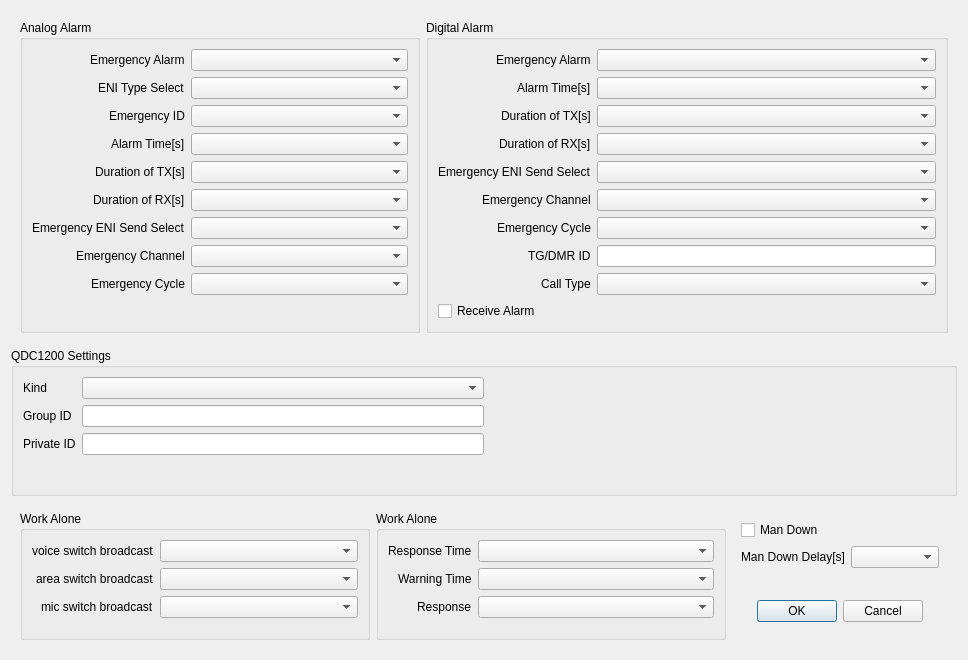
<?xml version="1.0" encoding="UTF-8"?>
<ui version="4.0">
 <class>AlertSettingsDialog</class>
 <widget class="QDialog" name="AlertSettingsDialog">
  <property name="geometry">
   <rect>
    <x>0</x>
    <y>0</y>
    <width>968</width>
    <height>660</height>
   </rect>
  </property>
  <property name="windowTitle">
   <string>Emergency Information</string>
  </property>
  <layout class="QVBoxLayout" name="verticalLayout">
   <item>
    <widget class="QWidget" name="widget" native="true">
     <layout class="QHBoxLayout" name="horizontalLayout">
      <item>
       <widget class="QGroupBox" name="groupBox">
        <property name="minimumSize">
         <size>
          <width>400</width>
          <height>0</height>
         </size>
        </property>
        <property name="title">
         <string>Analog Alarm</string>
        </property>
        <layout class="QHBoxLayout" name="horizontalLayout_4">
         <item>
          <layout class="QFormLayout" name="formLayout">
           <property name="labelAlignment">
            <set>Qt::AlignmentFlag::AlignRight|Qt::AlignmentFlag::AlignTrailing|Qt::AlignmentFlag::AlignVCenter</set>
           </property>
           <item row="0" column="0">
            <widget class="QLabel" name="label">
             <property name="text">
              <string>Emergency Alarm</string>
             </property>
            </widget>
           </item>
           <item row="1" column="0">
            <widget class="QLabel" name="label_2">
             <property name="text">
              <string>ENI Type Select</string>
             </property>
            </widget>
           </item>
           <item row="2" column="0">
            <widget class="QLabel" name="label_3">
             <property name="text">
              <string>Emergency ID</string>
             </property>
            </widget>
           </item>
           <item row="3" column="0">
            <widget class="QLabel" name="label_4">
             <property name="text">
              <string>Alarm Time[s]</string>
             </property>
            </widget>
           </item>
           <item row="4" column="0">
            <widget class="QLabel" name="label_5">
             <property name="text">
              <string>Duration of TX[s]</string>
             </property>
            </widget>
           </item>
           <item row="5" column="0">
            <widget class="QLabel" name="label_6">
             <property name="text">
              <string>Duration of RX[s]</string>
             </property>
            </widget>
           </item>
           <item row="6" column="0">
            <widget class="QLabel" name="label_7">
             <property name="text">
              <string>Emergency ENI Send Select</string>
             </property>
            </widget>
           </item>
           <item row="7" column="0">
            <widget class="QLabel" name="label_8">
             <property name="text">
              <string>Emergency Channel</string>
             </property>
            </widget>
           </item>
           <item row="8" column="0">
            <widget class="QLabel" name="label_9">
             <property name="text">
              <string>Emergency Cycle</string>
             </property>
            </widget>
           </item>
           <item row="0" column="1">
            <widget class="QComboBox" name="analogEmergencyAlarmCmbx"/>
           </item>
           <item row="1" column="1">
            <widget class="QComboBox" name="analogEniSelectCmbx"/>
           </item>
           <item row="2" column="1">
            <widget class="QComboBox" name="analogEmergencyIdCmbx"/>
           </item>
           <item row="3" column="1">
            <widget class="QComboBox" name="analogAlarmTimeCmbx"/>
           </item>
           <item row="5" column="1">
            <widget class="QComboBox" name="analogRxDurationCmbx"/>
           </item>
           <item row="4" column="1">
            <widget class="QComboBox" name="analogTxDurationCmbx"/>
           </item>
           <item row="6" column="1">
            <widget class="QComboBox" name="analogEniSendSelectCmbx"/>
           </item>
           <item row="7" column="1">
            <widget class="QComboBox" name="analogEmergencyChannelCmbx"/>
           </item>
           <item row="8" column="1">
            <widget class="QComboBox" name="analogEmergencyCycleCmbx"/>
           </item>
          </layout>
         </item>
        </layout>
       </widget>
      </item>
      <item>
       <widget class="QGroupBox" name="groupBox_2">
        <property name="minimumSize">
         <size>
          <width>400</width>
          <height>0</height>
         </size>
        </property>
        <property name="title">
         <string>Digital Alarm</string>
        </property>
        <layout class="QVBoxLayout" name="verticalLayout_2">
         <item>
          <layout class="QFormLayout" name="formLayout_2">
           <property name="labelAlignment">
            <set>Qt::AlignmentFlag::AlignRight|Qt::AlignmentFlag::AlignTrailing|Qt::AlignmentFlag::AlignVCenter</set>
           </property>
           <item row="0" column="0">
            <widget class="QLabel" name="label_10">
             <property name="text">
              <string>Emergency Alarm</string>
             </property>
            </widget>
           </item>
           <item row="1" column="0">
            <widget class="QLabel" name="label_11">
             <property name="text">
              <string>Alarm Time[s]</string>
             </property>
            </widget>
           </item>
           <item row="2" column="0">
            <widget class="QLabel" name="label_12">
             <property name="text">
              <string>Duration of TX[s]</string>
             </property>
            </widget>
           </item>
           <item row="3" column="0">
            <widget class="QLabel" name="label_13">
             <property name="text">
              <string>Duration of RX[s]</string>
             </property>
            </widget>
           </item>
           <item row="4" column="0">
            <widget class="QLabel" name="label_14">
             <property name="text">
              <string>Emergency ENI Send Select</string>
             </property>
            </widget>
           </item>
           <item row="5" column="0">
            <widget class="QLabel" name="label_15">
             <property name="text">
              <string>Emergency Channel</string>
             </property>
            </widget>
           </item>
           <item row="6" column="0">
            <widget class="QLabel" name="label_16">
             <property name="text">
              <string>Emergency Cycle</string>
             </property>
            </widget>
           </item>
           <item row="7" column="0">
            <widget class="QLabel" name="label_17">
             <property name="text">
              <string>TG/DMR ID</string>
             </property>
            </widget>
           </item>
           <item row="8" column="0">
            <widget class="QLabel" name="label_18">
             <property name="text">
              <string>Call Type</string>
             </property>
            </widget>
           </item>
           <item row="0" column="1">
            <widget class="QComboBox" name="digitalEmergencyAlarmCmbx"/>
           </item>
           <item row="1" column="1">
            <widget class="QComboBox" name="digitalAlarmTimeCmbx"/>
           </item>
           <item row="2" column="1">
            <widget class="QComboBox" name="digitalTxDurationCmbx"/>
           </item>
           <item row="3" column="1">
            <widget class="QComboBox" name="digitalRxDurationCmbx"/>
           </item>
           <item row="4" column="1">
            <widget class="QComboBox" name="digitalEniSendSelectCmbx"/>
           </item>
           <item row="5" column="1">
            <widget class="QComboBox" name="digitalEmergencyChannelCmbx"/>
           </item>
           <item row="6" column="1">
            <widget class="QComboBox" name="digitalEmergencyCycleCmbx"/>
           </item>
           <item row="8" column="1">
            <widget class="QComboBox" name="digitalCallTypeCmbx"/>
           </item>
           <item row="7" column="1">
            <widget class="QLineEdit" name="digitalTgDmrIdTxt"/>
           </item>
          </layout>
         </item>
         <item>
          <widget class="QCheckBox" name="receiveAlarmChbx">
           <property name="text">
            <string>Receive Alarm</string>
           </property>
          </widget>
         </item>
        </layout>
       </widget>
      </item>
     </layout>
    </widget>
   </item>
   <item>
    <widget class="QGroupBox" name="qdcSettings">
     <property name="title">
      <string>QDC1200 Settings</string>
     </property>
     <layout class="QHBoxLayout" name="horizontalLayout_5">
      <item>
       <layout class="QFormLayout" name="formLayout_3">
        <item row="0" column="0">
         <widget class="QLabel" name="label_26">
          <property name="text">
           <string>Kind</string>
          </property>
         </widget>
        </item>
        <item row="1" column="0">
         <widget class="QLabel" name="label_27">
          <property name="text">
           <string>Group ID</string>
          </property>
         </widget>
        </item>
        <item row="2" column="0">
         <widget class="QLabel" name="label_28">
          <property name="text">
           <string>Private ID</string>
          </property>
         </widget>
        </item>
        <item row="0" column="1">
         <widget class="QComboBox" name="qdcKindCmbx"/>
        </item>
        <item row="1" column="1">
         <widget class="QLineEdit" name="qdcGroupId">
          <property name="maxLength">
           <number>3</number>
          </property>
         </widget>
        </item>
        <item row="2" column="1">
         <widget class="QLineEdit" name="qdcPrivateId">
          <property name="maxLength">
           <number>4</number>
          </property>
         </widget>
        </item>
       </layout>
      </item>
      <item>
       <spacer name="horizontalSpacer_3">
        <property name="orientation">
         <enum>Qt::Orientation::Horizontal</enum>
        </property>
        <property name="sizeHint" stdset="0">
         <size>
          <width>40</width>
          <height>20</height>
         </size>
        </property>
       </spacer>
      </item>
     </layout>
    </widget>
   </item>
   <item>
    <widget class="QWidget" name="widget_2" native="true">
     <layout class="QHBoxLayout" name="horizontalLayout_2">
      <item>
       <widget class="QGroupBox" name="workAloneD878UVII">
        <property name="minimumSize">
         <size>
          <width>350</width>
          <height>0</height>
         </size>
        </property>
        <property name="title">
         <string>Work Alone</string>
        </property>
        <layout class="QVBoxLayout" name="verticalLayout_3">
         <item>
          <layout class="QFormLayout" name="formLayout_5">
           <property name="labelAlignment">
            <set>Qt::AlignmentFlag::AlignRight|Qt::AlignmentFlag::AlignTrailing|Qt::AlignmentFlag::AlignVCenter</set>
           </property>
           <item row="0" column="1">
            <widget class="QComboBox" name="workAloneVoiceSwitchCmbx"/>
           </item>
           <item row="0" column="0">
            <widget class="QLabel" name="label_19">
             <property name="text">
              <string>voice switch broadcast</string>
             </property>
            </widget>
           </item>
           <item row="1" column="0">
            <widget class="QLabel" name="label_20">
             <property name="text">
              <string>area switch broadcast</string>
             </property>
            </widget>
           </item>
           <item row="2" column="0">
            <widget class="QLabel" name="label_21">
             <property name="text">
              <string>mic switch broadcast</string>
             </property>
            </widget>
           </item>
           <item row="1" column="1">
            <widget class="QComboBox" name="workAloneAreaSwitchCmbx"/>
           </item>
           <item row="2" column="1">
            <widget class="QComboBox" name="workAloneMicSwitchCmbx"/>
           </item>
          </layout>
         </item>
        </layout>
       </widget>
      </item>
      <item>
       <widget class="QGroupBox" name="workAloneD890UV">
        <property name="minimumSize">
         <size>
          <width>350</width>
          <height>0</height>
         </size>
        </property>
        <property name="title">
         <string>Work Alone</string>
        </property>
        <layout class="QVBoxLayout" name="verticalLayout_5">
         <item>
          <layout class="QFormLayout" name="formLayout_6">
           <property name="labelAlignment">
            <set>Qt::AlignmentFlag::AlignRight|Qt::AlignmentFlag::AlignTrailing|Qt::AlignmentFlag::AlignVCenter</set>
           </property>
           <item row="0" column="0">
            <widget class="QLabel" name="label_23">
             <property name="text">
              <string>Response Time</string>
             </property>
            </widget>
           </item>
           <item row="1" column="0">
            <widget class="QLabel" name="label_24">
             <property name="text">
              <string>Warning Time</string>
             </property>
            </widget>
           </item>
           <item row="2" column="0">
            <widget class="QLabel" name="label_25">
             <property name="text">
              <string>Response</string>
             </property>
            </widget>
           </item>
           <item row="0" column="1">
            <widget class="QComboBox" name="workAloneResponseTimeCmbx">
             <property name="minimumSize">
              <size>
               <width>0</width>
               <height>0</height>
              </size>
             </property>
            </widget>
           </item>
           <item row="1" column="1">
            <widget class="QComboBox" name="workAloneWarningTimeCmbx">
             <property name="minimumSize">
              <size>
               <width>0</width>
               <height>0</height>
              </size>
             </property>
            </widget>
           </item>
           <item row="2" column="1">
            <widget class="QComboBox" name="workAloneResponseCmbx">
             <property name="minimumSize">
              <size>
               <width>0</width>
               <height>0</height>
              </size>
             </property>
            </widget>
           </item>
          </layout>
         </item>
        </layout>
       </widget>
      </item>
      <item>
       <spacer name="horizontalSpacer_4">
        <property name="orientation">
         <enum>Qt::Orientation::Horizontal</enum>
        </property>
        <property name="sizeHint" stdset="0">
         <size>
          <width>40</width>
          <height>20</height>
         </size>
        </property>
       </spacer>
      </item>
      <item>
       <widget class="QWidget" name="widget_3" native="true">
        <layout class="QVBoxLayout" name="verticalLayout_4">
         <item>
          <widget class="QCheckBox" name="manDownChbx">
           <property name="text">
            <string>Man Down</string>
           </property>
          </widget>
         </item>
         <item>
          <layout class="QFormLayout" name="formLayout_4">
           <item row="0" column="0">
            <widget class="QLabel" name="label_22">
             <property name="text">
              <string>Man Down Delay[s]</string>
             </property>
            </widget>
           </item>
           <item row="0" column="1">
            <widget class="QComboBox" name="manDownDelayCmbx"/>
           </item>
          </layout>
         </item>
         <item>
          <widget class="QWidget" name="widget_4" native="true">
           <layout class="QHBoxLayout" name="horizontalLayout_3">
            <item>
             <spacer name="horizontalSpacer">
              <property name="orientation">
               <enum>Qt::Orientation::Horizontal</enum>
              </property>
              <property name="sizeHint" stdset="0">
               <size>
                <width>40</width>
                <height>20</height>
               </size>
              </property>
             </spacer>
            </item>
            <item>
             <widget class="QPushButton" name="saveBtn">
              <property name="text">
               <string>OK</string>
              </property>
             </widget>
            </item>
            <item>
             <widget class="QPushButton" name="cancelBtn">
              <property name="text">
               <string>Cancel</string>
              </property>
             </widget>
            </item>
            <item>
             <spacer name="horizontalSpacer_2">
              <property name="orientation">
               <enum>Qt::Orientation::Horizontal</enum>
              </property>
              <property name="sizeHint" stdset="0">
               <size>
                <width>40</width>
                <height>20</height>
               </size>
              </property>
             </spacer>
            </item>
           </layout>
          </widget>
         </item>
        </layout>
       </widget>
      </item>
     </layout>
    </widget>
   </item>
  </layout>
 </widget>
 <resources/>
 <connections/>
</ui>
